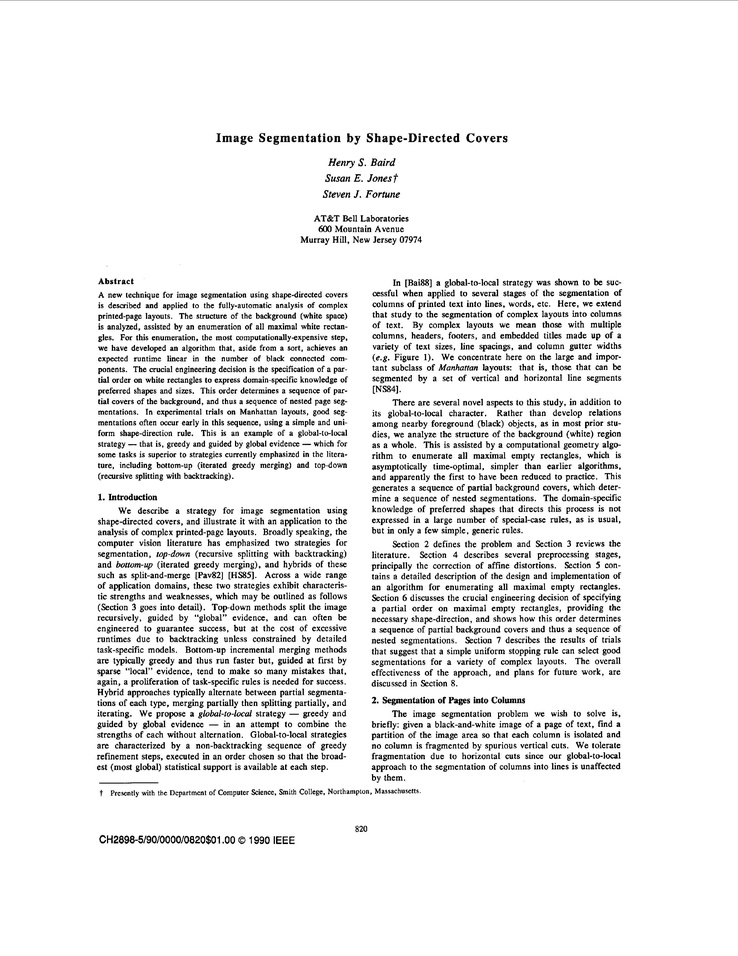
%> input picture testim/001.jpg, 738 x 956 px, shrunk from 2553 x 3304 before the run
$ octave --eval "result = MWRScript(imread('../testim/001.jpg'));"   (GNU Octave 9; MATLAB toolbox functions it lacks are replaced by stand-ins)
%> lines starting %> are read from the running program, lines starting %| are printed output that depends on the picture; in (x1, y1, x2, y2) boxes, pixels count from 0 and x2, y2 are one past the last pixel; in counts of white or black regions, pixels touching at a corner belong together; the program's own positions count from 1
### Classification/outlineConnectedComponents.m
function [ out, componentLocation  ] = outlineConnectedComponents( input_image )
% find connected components and returns:
% - image with filled boxes in place of all characters
% - vector with [xmin, xmax, ymin, ymax]
%
CC = bwconncomp(~input_image,4);
%> CC = 4215 connected components

componentLocation = zeros(CC.NumObjects,4);
out = ones(size(input_image));
for n = 1:CC.NumObjects
   [i,j] = ind2sub(size(input_image), CC.PixelIdxList{n});
   componentLocation(n,1) = min(j);
   componentLocation(n,2) = max(j);
   componentLocation(n,3) = min(i);
   componentLocation(n,4) = max(i);
   % for outlined rect
   out(min(i):max(i),[min(j),max(j)]) = 0;
   out([min(i),max(i)],min(j):max(j)) = 0;
   % for filled rect: out(min(i):max(i),min(j):max(j)) = 0;
end
%> this loop made 4215 passes
%> (i, j) on passes 1 to 3: (596, 99), (306, 100), (329, 100)
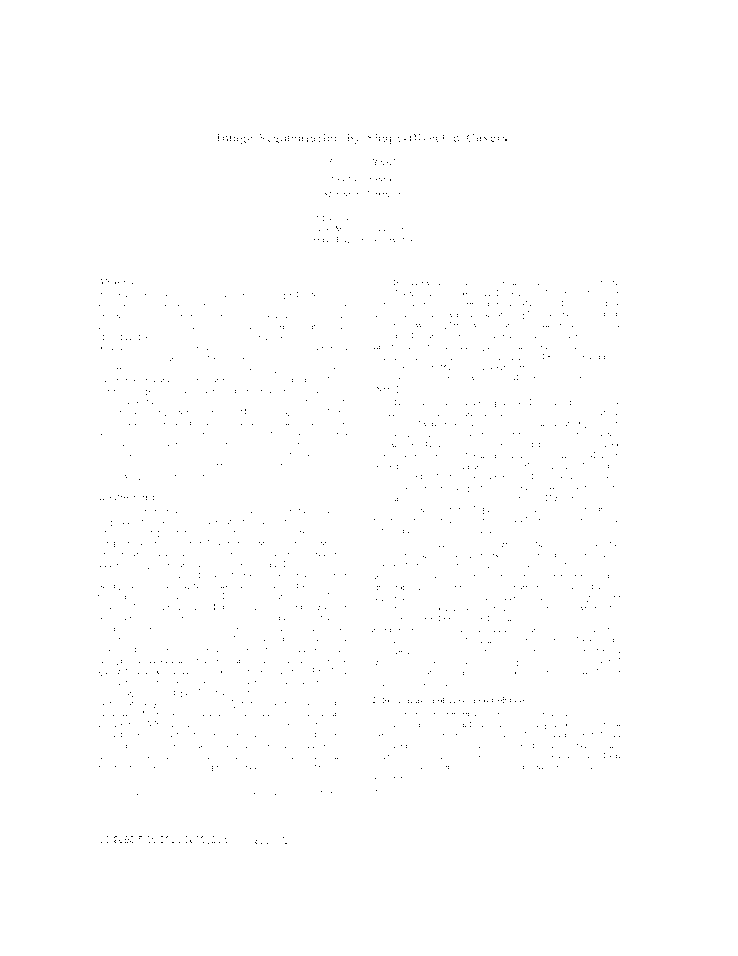
%> out: size 956x738x3 double; values 0 (black) and 1 (white), 99.8% white; black in thin lines or dots, all inside (x1, y1, x2, y2) = (98, 134, 620, 844)

imshow(out)
end

### PosterImages/MWRScript.m
function [ list, B ] = MWRScript( im )
% Vincent's test script in function form
[im, componentLocation] = outlineConnectedComponents(im);

imwrite(im,'outlinesCCs.jpg','jpg');
set(0,'RecursionLimit',500);

% [im2,mask,boundingBox,CCLoc] = oCCReduce(im);
% im = im2;
im = ~im;
%% Run those 2 lines if not done yet. If multiple time no worries
%> (the run ends here)

$ run again, on testim/002.jpg
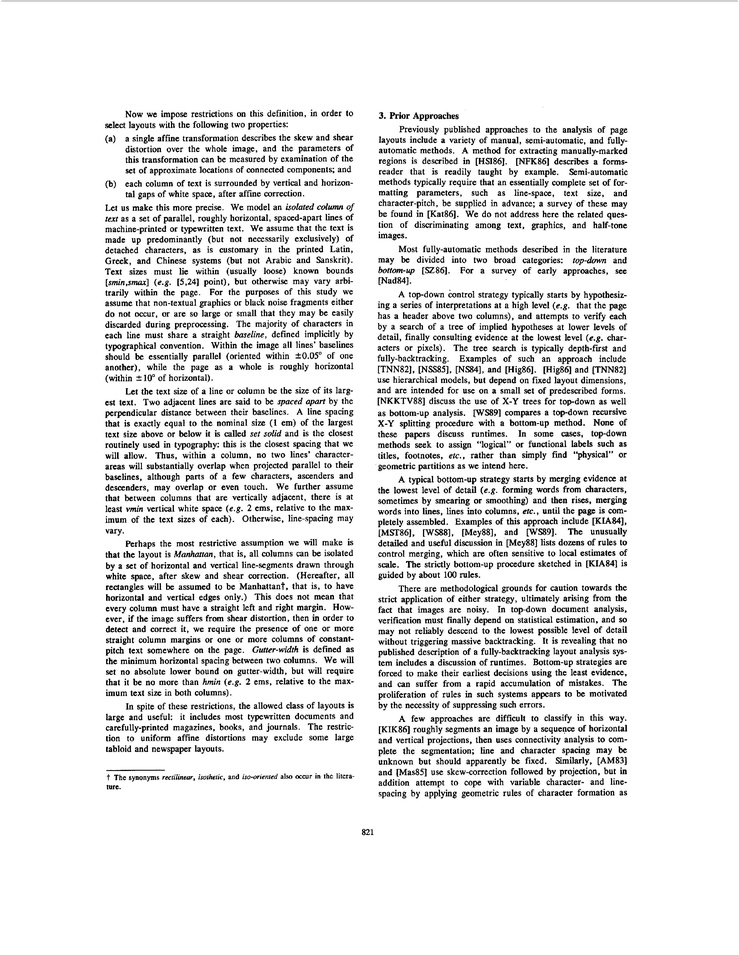
%> input picture testim/002.jpg, 739 x 955 px, shrunk from 2563 x 3311 before the run
%> CC = 6783 connected components
%> the loop in outlineConnectedComponents, `for n = 1:CC.NumObjects` made 6783 passes
%> (i, j) on passes 1 to 3: (206, 107), (286, 107), (338, 107)
%> after the loop in outlineConnectedComponents, `for n = 1:CC.NumObjects`:
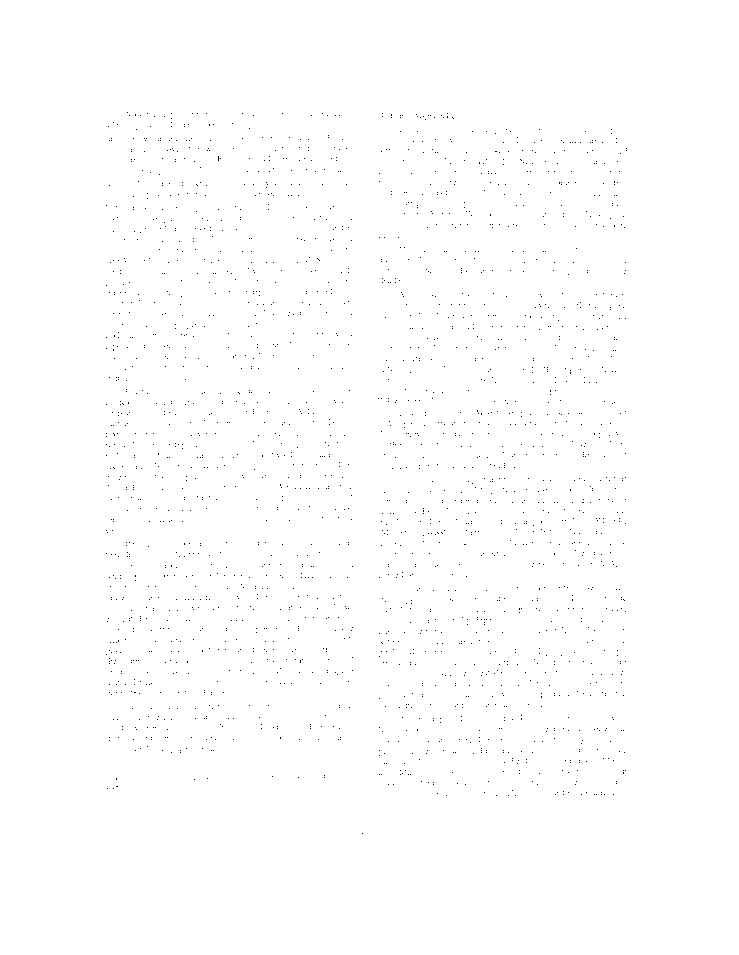
%> out: size 955x739x3 double; values 0 (black) and 1 (white), 99.7% white; black in thin lines or dots, all inside (x1, y1, x2, y2) = (106, 112, 627, 834)

$ run again, on testim/003.jpg
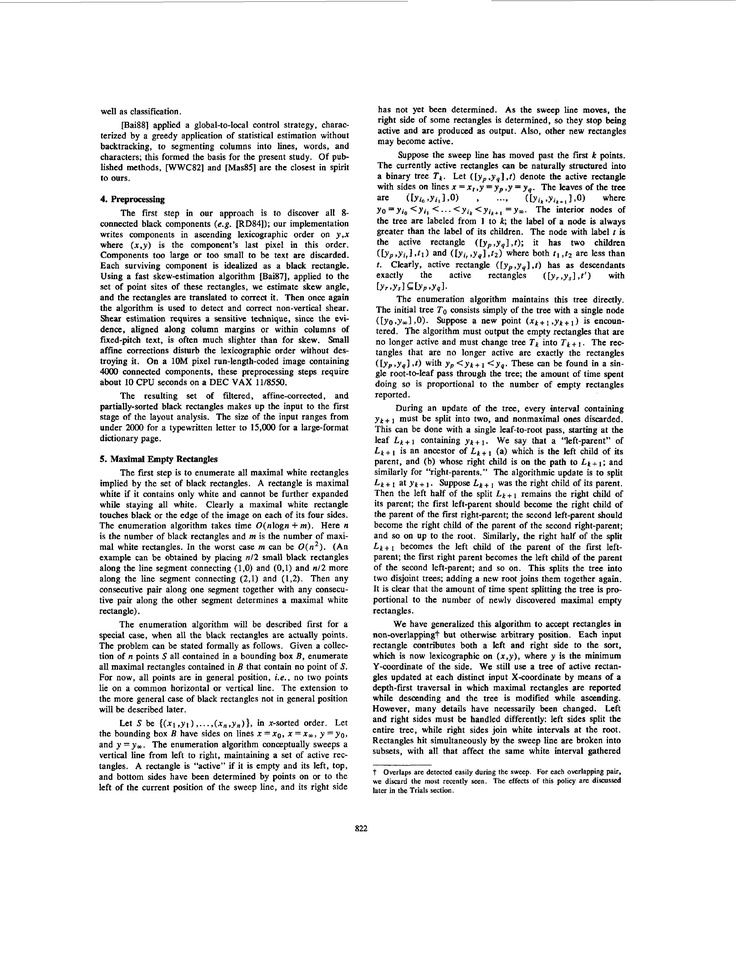
%> input picture testim/003.jpg, 740 x 954 px, shrunk from 2569 x 3313 before the run
%> CC = 5676 connected components
%> the loop in outlineConnectedComponents, `for n = 1:CC.NumObjects` made 5676 passes
%> (i, j) on passes 1 to 3: (680, 101), (733, 101), (135, 102)
%> after the loop in outlineConnectedComponents, `for n = 1:CC.NumObjects`:
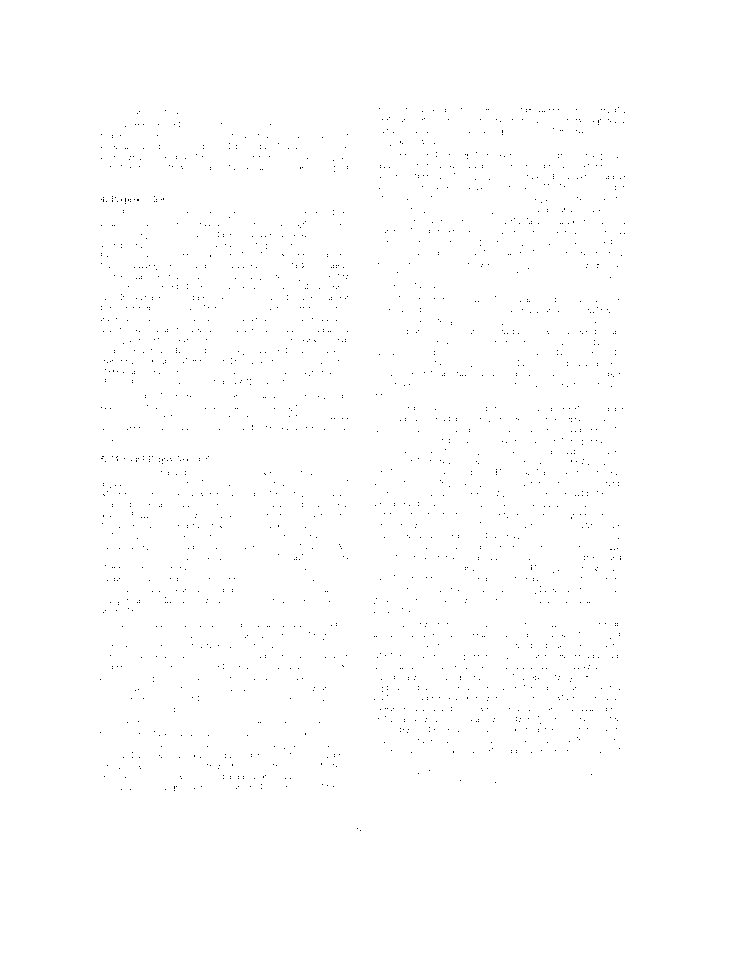
%> out: size 954x740x3 double; values 0 (black) and 1 (white), 99.7% white; black in thin lines or dots, all inside (x1, y1, x2, y2) = (100, 107, 625, 831)
